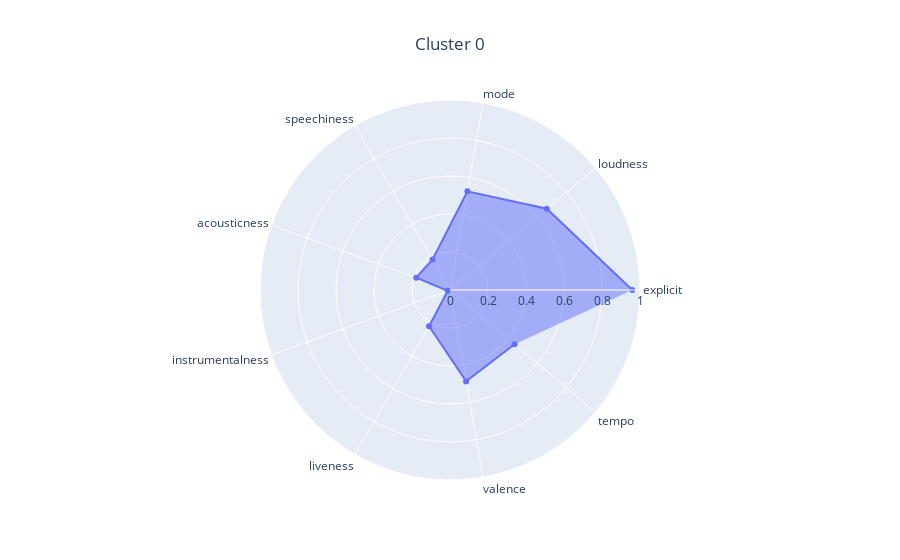
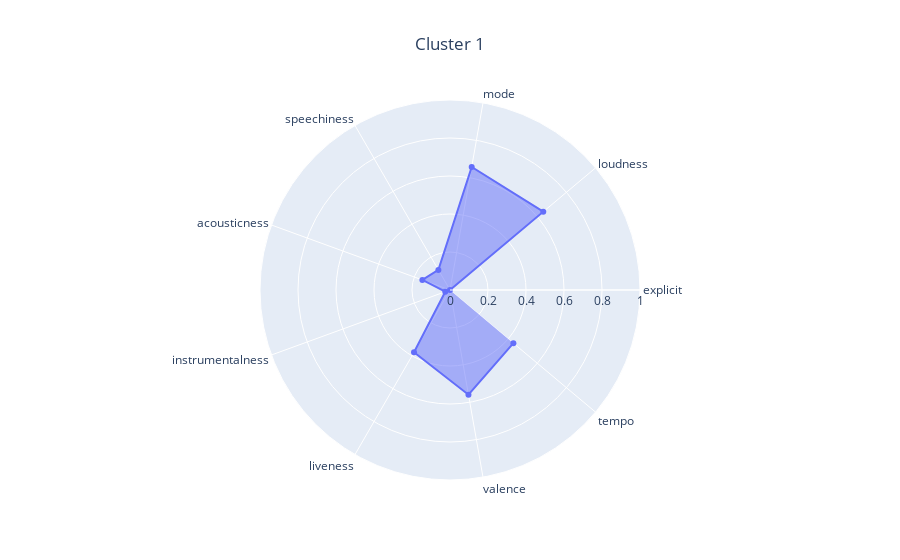
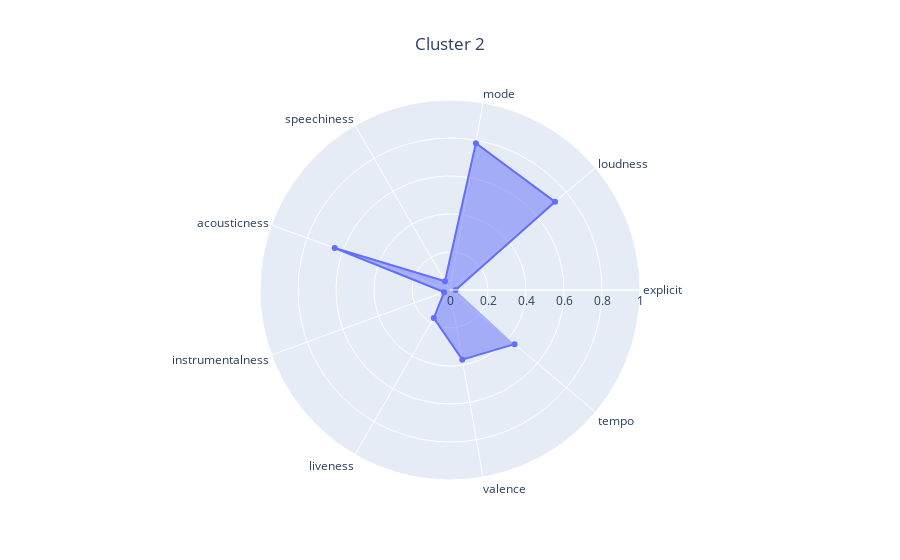
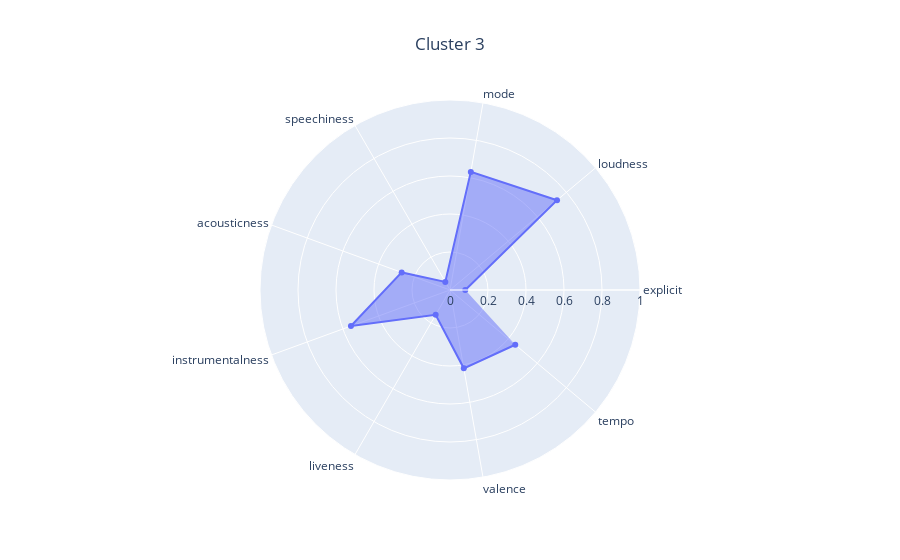

Notebook source saved alongside these figures, in order:
### Code cell
kmeans_analyzer.analyze_clustering(X, best_clustering)

### Figure 1 — Plotly figure (JSON) as saved in the notebook; plotly's stock layout.template omitted (floating-point values rounded to 4 significant figures)
{"data": [{"fill": "toself", "r": [0.9595, 0.6652, 0.5276, 0.1846, 0.1894, 0.01234, 0.2203, 0.4885, 0.4441], "theta": ["explicit", "loudness", "mode", "speechiness", "acousticness", "instrumentalness", "liveness", "valence", "tempo"], "type": "scatterpolar"}], "layout": {"polar": {"radialaxis": {"range": [0, 1]}}, "title": {"text": "Cluster 0", "x": 0.5}}}

### Figure 2 — Plotly figure (JSON) as saved in the notebook; plotly's stock layout.template omitted (floating-point values rounded to 4 significant figures)
{"data": [{"fill": "toself", "r": [0.0, 0.6408, 0.6577, 0.1222, 0.1548, 0.02647, 0.3789, 0.5598, 0.4356], "theta": ["explicit", "loudness", "mode", "speechiness", "acousticness", "instrumentalness", "liveness", "valence", "tempo"], "type": "scatterpolar"}], "layout": {"polar": {"radialaxis": {"range": [0, 1]}}, "title": {"text": "Cluster 1", "x": 0.5}}}

### Figure 3 — Plotly figure (JSON) as saved in the notebook; plotly's stock layout.template omitted (floating-point values rounded to 4 significant figures)
{"data": [{"fill": "toself", "r": [0.02953, 0.7219, 0.7848, 0.0528, 0.646, 0.03323, 0.1707, 0.3721, 0.4434], "theta": ["explicit", "loudness", "mode", "speechiness", "acousticness", "instrumentalness", "liveness", "valence", "tempo"], "type": "scatterpolar"}], "layout": {"polar": {"radialaxis": {"range": [0, 1]}}, "title": {"text": "Cluster 2", "x": 0.5}}}

### Figure 4 — Plotly figure (JSON) as saved in the notebook; plotly's stock layout.template omitted (floating-point values rounded to 4 significant figures)
{"data": [{"fill": "toself", "r": [0.08042, 0.7353, 0.6313, 0.04934, 0.2708, 0.5548, 0.1509, 0.4187, 0.4483], "theta": ["explicit", "loudness", "mode", "speechiness", "acousticness", "instrumentalness", "liveness", "valence", "tempo"], "type": "scatterpolar"}], "layout": {"polar": {"radialaxis": {"range": [0, 1]}}, "title": {"text": "Cluster 3", "x": 0.5}}}
